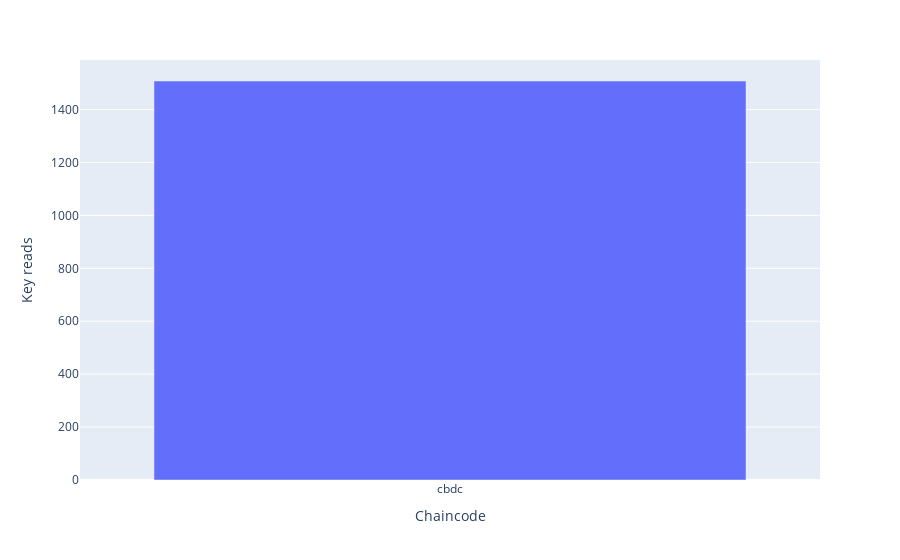

Notebook source saved alongside this figure:
### Code cell
labels={"x":"Chaincode","y":"Key reads"}
fig = px.bar(x=txDfr['chaincode'].unique(),y=txDfr['chaincode'].value_counts(),labels=labels)
fig

### Figure 1 — Plotly figure (JSON) as saved in the notebook; plotly's stock layout.template omitted (floating-point values rounded to 4 significant figures)
{"data": [{"alignmentgroup": "True", "hovertemplate": "Chaincode=%{x}<br>Key reads=%{y}<extra></extra>", "legendgroup": "", "marker": {"color": "#636efa"}, "name": "", "offsetgroup": "", "orientation": "v", "showlegend": false, "textposition": "auto", "type": "bar", "x": ["cbdc"], "xaxis": "x", "y": [1508], "yaxis": "y"}], "layout": {"barmode": "relative", "legend": {"tracegroupgap": 0}, "margin": {"t": 60}, "xaxis": {"anchor": "y", "domain": [0, 1], "title": {"text": "Chaincode"}}, "yaxis": {"anchor": "x", "domain": [0, 1], "title": {"text": "Key reads"}}}}
